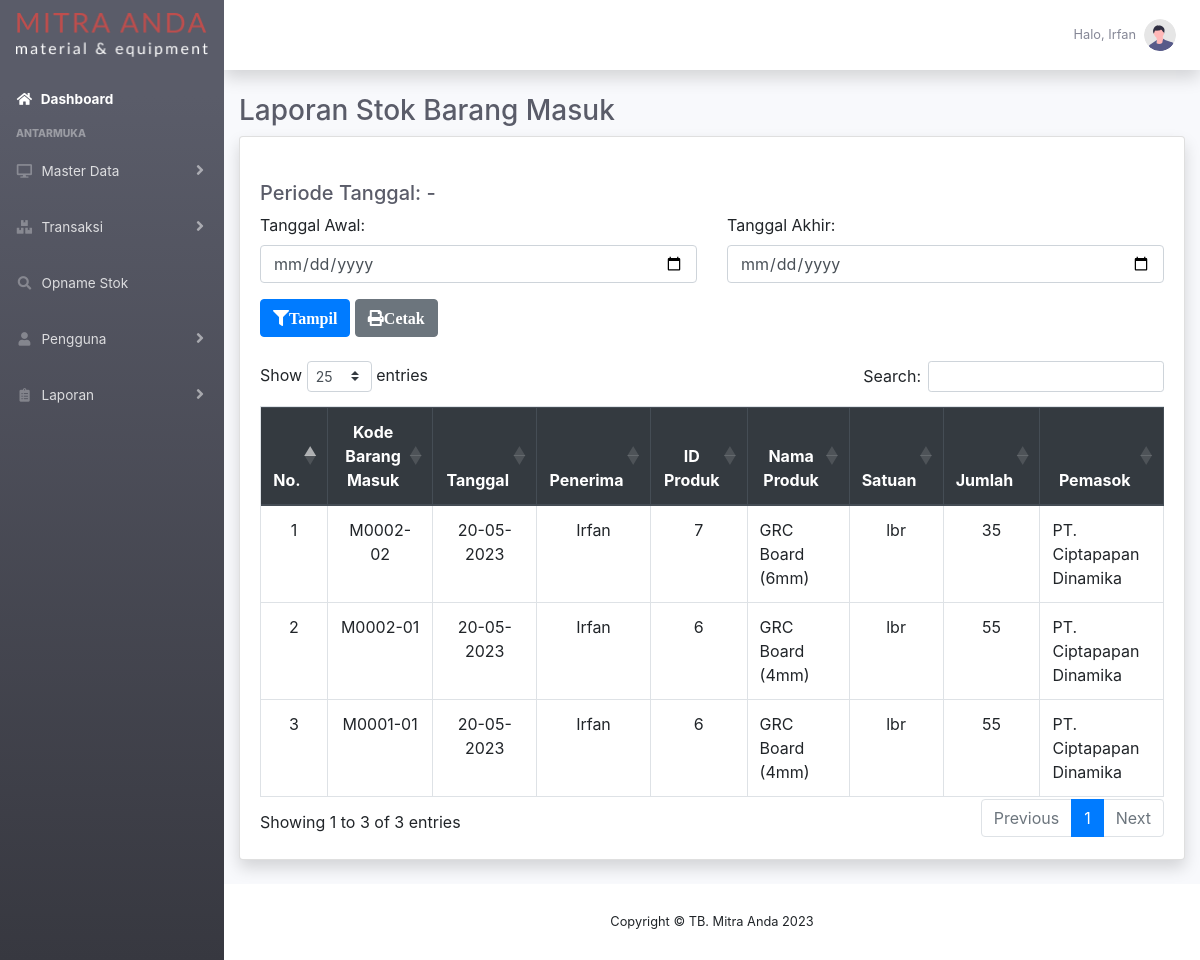
The app's page /php/modul/laporan/laporanbarangmasuk.php (signed in) with its own data.
### tables this page shows
CREATE TABLE `tbdetailmasuk` (
  `idDetailMasuk` varchar(8) NOT NULL,
  `idBarangMasuk` varchar(5) NOT NULL,
  `idProduk` int(11) NOT NULL,
  `hargaMasuk` int(11) NOT NULL,
  `jumlahMasuk` int(11) NOT NULL
);

CREATE TABLE `tbstokmasuk` (
  `idBarangMasuk` varchar(5) NOT NULL,
  `idPemasok` int(11) NOT NULL,
  `tanggalMasuk` date NOT NULL,
  `Bukti` mediumblob NOT NULL,
  `Format` varchar(100) NOT NULL,
  `idPengguna` int(11) NOT NULL,
  `Status` tinyint(1) NOT NULL
);

CREATE TABLE `tbpengguna` (
  `idPengguna` int(11) NOT NULL,
  `Nama` varchar(100) NOT NULL,
  `Username` varchar(100) NOT NULL,
  `Password` varchar(100) NOT NULL,
  `noTelepon` varchar(13) NOT NULL,
  `Jabatan` varchar(100) NOT NULL,
  `Status` tinyint(1) NOT NULL
);

CREATE TABLE `tbproduk` (
  `idProduk` int(11) NOT NULL,
  `Produk` varchar(256) NOT NULL,
  `idSatuan` int(11) NOT NULL,
  `hargaJual` int(11) NOT NULL,
  `stokProduk` int(11) NOT NULL,
  `Status` tinyint(1) NOT NULL
);

CREATE TABLE `tbsatuan` (
  `idSatuan` int(11) NOT NULL,
  `Satuan` varchar(10) NOT NULL,
  `Status` tinyint(1) NOT NULL
);

CREATE TABLE `tbpemasok` (
  `idPemasok` int(11) NOT NULL,
  `Pemasok` varchar(100) NOT NULL,
  `Alamat` varchar(256) NOT NULL,
  `noTelepon` varchar(13) NOT NULL,
  `contactPerson` varchar(100) NOT NULL,
  `Status` tinyint(1) NOT NULL
);

### php/modul/laporan/laporanbarangmasuk.php (the view, shortened to what this page needs)
<?php
    require '../../fungsi.php';
    $Periode="";
    $tgAwal="";
    $tgAkhir="";
    $tglAwal="";
    $tglAkhir="";
?>
<!DOCTYPE html>
<html lang="en">
    <head>
        <link href="../../../vendor/fontawesome-free/css/all.min.css" rel="stylesheet" type="text/css">
        <link href="../../../css/sb-admin-2.css" rel="stylesheet">
        <link rel="stylesheet" href="https://maxcdn.bootstrapcdn.com/bootstrap/4.5.2/css/bootstrap.min.css">
        <link rel="stylesheet" type="text/css" href="https://cdnjs.cloudflare.com/ajax/libs/twitter-bootstrap/4.5.2/css/bootstrap.css">
        <link rel="stylesheet" type="text/css" href="https://cdn.datatables.net/1.13.4/css/dataTables.bootstrap4.min.css">
        <link rel="stylesheet" type="text/css" href="https://cdn.datatables.net/buttons/1.6.5/css/buttons.dataTables.min.css">
    </head>
    <body id="page-top">
        <div id="wrapper">
            <ul class="navbar-nav bg-gradient-dark sidebar sidebar-dark accordion" id="accordionSidebar">
                <a class="sidebar-brand d-flex align-items-center justify-content-center" href="../../index.php">
                    <img class="img-fluid" src="../../../assets/img/logotext.png"></img>
                </a>
                <li class="nav-item active">
                    <a class="nav-link" href="../../index.php">
                        <i class="fas fa-fw fa-home"></i>
                        <span>Dashboard</span></a>
                </li>
                <div class="sidebar-heading">
                    Antarmuka
                </div>
                <li class="nav-item">
                    <a class="nav-link collapsed" href="#" data-toggle="collapse" data-target="#collapseMaster"
                    aria-expanded="true" aria-controls="collapseMaster">
                        <i class="fas fa-fw fa-desktop"></i>
                        <span>Master Data</span>
                    </a>
                </li>
               <li class="nav-item">
                    <a class="nav-link collapsed" href="#" data-toggle="collapse" data-target="#collapseStok"
                    aria-expanded="true" aria-controls="collapseStok">
                        <i class="fas fa-fw fa-boxes"></i>
                        <span>Transaksi</span>
                    </a>
                </li>
				<?php
                    $jabatan=$_SESSION['Jabatan']=='Owner';
                    $jabatan2=$_SESSION['Jabatan']=='Checker';
                    if($jabatan OR $jabatan2){
                ?>
                <li class="nav-item">
                    <a class="nav-link" href="../opname/dataopname.php">
                    <i class="fas fa-fw fa-search"></i>
                    <span>Opname Stok</span></a>
                </li>
				<?php
                    }
                ?>
                <li class="nav-item">
                    <a class="nav-link collapsed" href="#" data-toggle="collapse" data-target="#collapsePengguna"
                    aria-expanded="true" aria-controls="collapsePengguna">
                        <i class="fas fa-fw fa-user"></i>
                        <span>Pengguna</span>
                    </a>
                </li>
				<li class="nav-item">
					<a class="nav-link collapsed" href="#" data-toggle="collapse" data-target="#collapseLaporan"
					aria-expanded="true" aria-controls="collapseLaporan">
						<i class="fas fa-fw fa-clipboard-list"></i>
						<span>Laporan</span>
					</a>
				</li>
            </ul>
            <div id="content-wrapper" class="d-flex flex-column">
                <div id="content">
                    <nav class="navbar navbar-expand navbar-light bg-white topbar mb-4 static-top shadow">
                        <ul class="navbar-nav ml-auto">
                            <li class="nav-item dropdown no-arrow">
                                <a class="nav-link dropdown-toggle" href="#" id="userDropdown" role="button"
                                    data-toggle="dropdown" aria-haspopup="true" aria-expanded="false">
                                    <span class="mr-2 d-none d-lg-inline text-gray-600 small"><?php echo 'Halo, '. $_SESSION['Nama'];?></span>
                                    <img class="img-profile rounded-circle"
                                        src="../../../assets/img/undraw_profile.svg">
                                </a>
                            </li>
                        </ul>
                    </nav>
                    <div class="container-fluid">
                        <h1 class="h3 mb-2 text-gray-800">Laporan Stok Barang Masuk</h1>
                        <div class="card shadow mb-4">
                            <div class="card-body">
                                <br>
                                <h5 class="h5 mb-2 text-gray-800">Periode Tanggal: <b><?php echo $tglAwal;?></b> - <b><?php echo $tglAkhir;?></b></h5>
                                <form method="POST" action="laporanbarangmasuk.php">
                                    <div class="row">
                                        <div class="col">
                                            <div class="row">
                                                <div class="col">
                                                    <div class="form-group">
                                                        <label for="">Tanggal Awal:</label>
                                                        <input type="date" class="form-control" id="tgAwal" name="tgAwal" value="<?php echo $tgAwal;?>" oninvalid="this.setCustomValidity('Pilih tanggal pada kolom pengisian ini!')" onchange="this.setCustomValidity('')"  max="<?= date('Y-m-d'); ?>" required>
                                                    </div>
                                                </div>
                                                <div class="col">
                                                    <div class="form-group">
                                                        <label for="">Tanggal Akhir:</label>
                                                        <input type="date" class="form-control" id="tgAkhir" name="tgAkhir" value="<?php echo $tgAkhir;?>" oninvalid="this.setCustomValidity('Pilih tanggal pada kolom pengisian ini!')" onchange="this.setCustomValidity('')"  max="<?= date('Y-m-d'); ?>" required>
                                                    </div>
                                                </div>
                                            </div>
                                            <button type="submit" name="inputTanggal" class="btn btn-primary">
                                                <i  class="fas fa-filter">Tampil</i>
                                            </button>
                                            <a class="btn btn-secondary" href="cetaklaporanmasuk.php?awal=<?php echo $tgAwal;?>&&akhir=<?php echo $tgAkhir;?>" target="_blank"><i class="fas fa-print">Cetak</i></a>
                                        </div>
                                    </div>
                                </form>
                                <br>
                                <div id="datatables">
                                    <table class="table table-stripped table-bordered table-hover" id="dtLaporanMasuk" width="100%" cellspacing="0">
                                        <thead class="thead-dark">
                                            <tr>
                                                <th class="text-center">No.</th>
                                                <th class="text-center">Kode Barang Masuk</th>
                                                <th class="text-center">Tanggal</th>
                                                <th class="text-center">Penerima</th>
                                                <th class="text-center">ID Produk</th>
                                                <th class="text-center">Nama Produk</th>
                                                <th class="text-center">Satuan</th>
                                                <th class="text-center">Jumlah</th>
                                                <th class="text-center">Pemasok</th>
                                            </tr>
                                        </thead>
                                        <tbody>
                                            <?php
                                                $tampilLaporanBarangMasuk= mysqli_query($conn,"SELECT * FROM tbdetailmasuk
                                                INNER JOIN tbstokmasuk ON tbdetailmasuk.idBarangMasuk=tbstokmasuk.idBarangMasuk
                                                INNER JOIN tbproduk ON tbdetailmasuk.idProduk=tbproduk.idProduk
                                                INNER JOIN tbsatuan ON tbproduk.idSatuan=tbsatuan.idSatuan
                                                INNER JOIN tbpemasok ON tbstokmasuk.idPemasok=tbpemasok.idPemasok
                                                INNER JOIN tbpengguna ON tbstokmasuk.idPengguna=tbpengguna.idPengguna
                                                WHERE tanggalMasuk $Periode AND tbstokmasuk.Status='1'
                                                ORDER BY idDetailMasuk DESC");
                                                $inc=1;
                                                while($data=mysqli_fetch_array($tampilLaporanBarangMasuk)){
                                                    $idDetailMasuk = $data['idDetailMasuk'];
                                                    $tanggalMasuk= date('d-m-Y', strtotime($data['tanggalMasuk']));
                                                    $idProduk =$data['idProduk'];
                                                    $Produk =$data['Produk'];
                                                    $Satuan =$data['Satuan'];
                                                    $Jumlah=$data['jumlahMasuk'];
                                                    $Pemasok=$data['Pemasok'];
                                                    $Penerima=$data['Nama'];
                                            ?>
                                            <tr>
                                                <td class="text-center"><?=$inc++;?></td>
                                                <td class="text-center"><?=$idDetailMasuk;?></td>
                                                <td class="text-center"><?=$tanggalMasuk;?></td>
                                                <td class="text-center"><?=$Penerima;?></td>
                                                <td class="text-center"><?=$idProduk;?></td>
                                                <td><?=$Produk;?></td>
                                                <td class="text-center"><?=$Satuan;?></td>
                                                <td class="text-center"><?=$Jumlah;?></td>
                                                <td><?=$Pemasok;?></td>
                                            </tr>
                                            </div>
                                            <?php
                                                };
                                            ?>
                                </div>
                            </div>
                        </div>
                    </div>
                <footer class="sticky-footer bg-white">
                    <div class="container my-auto">
                        <div class="copyright text-center my-auto">
                            <span>Copyright &copy; TB. Mitra Anda 2023</span>
                        </div>
                    </div>
                </footer>
    </body>
</html>

### records on screen
tbdetailmasuk: idDetailMasuk "M0002-02", idBarangMasuk.tanggalMasuk "20-05-2023", tbpengguna.Nama "Irfan", idProduk.idProduk "7", idProduk.Produk "GRC Board (6mm)", tbsatuan.Satuan "lbr", jumlahMasuk "35", tbpemasok.Pemasok "PT. Ciptapapan Dinamika"
tbdetailmasuk: idDetailMasuk "M0002-01", idBarangMasuk.tanggalMasuk "20-05-2023", tbpengguna.Nama "Irfan", idProduk.idProduk "6", idProduk.Produk "GRC Board (4mm)", tbsatuan.Satuan "lbr", jumlahMasuk "55", tbpemasok.Pemasok "PT. Ciptapapan Dinamika"
tbdetailmasuk: idDetailMasuk "M0001-01", idBarangMasuk.tanggalMasuk "20-05-2023", tbpengguna.Nama "Irfan", idProduk.idProduk "6", idProduk.Produk "GRC Board (4mm)", tbsatuan.Satuan "lbr", jumlahMasuk "55", tbpemasok.Pemasok "PT. Ciptapapan Dinamika"

### other values on screen
$_SESSION['Nama'] "Irfan"
